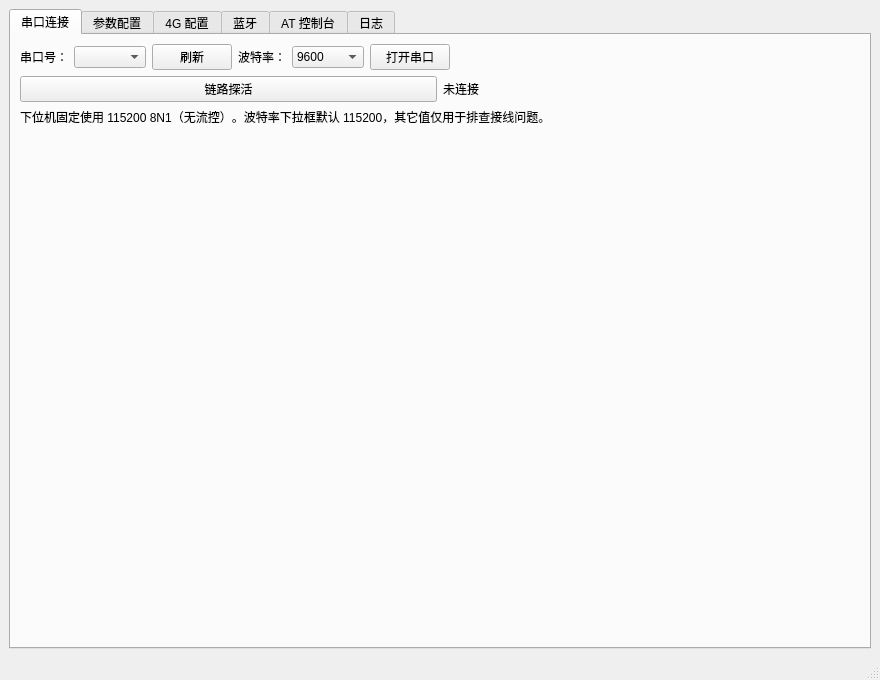
<?xml version="1.0" encoding="UTF-8"?>
<ui version="4.0">
 <class>MainWindow</class>
 <widget class="QMainWindow" name="MainWindow">
  <property name="geometry">
   <rect>
    <x>0</x>
    <y>0</y>
    <width>880</width>
    <height>680</height>
   </rect>
  </property>
  <property name="windowTitle">
   <string>下位机初始化配置工具</string>
  </property>
  <widget class="QWidget" name="centralwidget">
   <layout class="QVBoxLayout" name="centralLayout">
    <item>
     <widget class="QTabWidget" name="tabWidget">
      <property name="currentIndex">
       <number>0</number>
      </property>
      <widget class="QWidget" name="tabSerial">
       <attribute name="title">
        <string>串口连接</string>
       </attribute>
       <layout class="QVBoxLayout" name="serialLayout">
        <item>
         <layout class="QHBoxLayout" name="serialRow1">
          <item>
           <widget class="QLabel" name="labelPortName">
            <property name="text">
             <string>串口号：</string>
            </property>
           </widget>
          </item>
          <item>
           <widget class="QComboBox" name="comboPort">
            <property name="minimumWidth">
             <number>160</number>
            </property>
           </widget>
          </item>
          <item>
           <widget class="QPushButton" name="btnRefresh">
            <property name="text">
             <string>刷新</string>
            </property>
           </widget>
          </item>
          <item>
           <widget class="QLabel" name="labelBaud">
            <property name="text">
             <string>波特率：</string>
            </property>
           </widget>
          </item>
          <item>
           <widget class="QComboBox" name="comboBaud">
            <item>
             <property name="text">
              <string>9600</string>
             </property>
            </item>
            <item>
             <property name="text">
              <string>115200</string>
             </property>
            </item>
            <item>
             <property name="text">
              <string>460800</string>
             </property>
            </item>
           </widget>
          </item>
          <item>
           <widget class="QPushButton" name="btnOpen">
            <property name="text">
             <string>打开串口</string>
            </property>
           </widget>
          </item>
          <item>
           <spacer name="serialSpacer">
            <property name="orientation">
             <enum>Qt::Horizontal</enum>
            </property>
            <property name="sizeHint" stdset="0">
             <size>
              <width>40</width>
              <height>20</height>
             </size>
            </property>
           </spacer>
          </item>
         </layout>
        </item>
        <item>
         <layout class="QHBoxLayout" name="serialRow2">
          <item>
           <widget class="QPushButton" name="btnProbe">
            <property name="text">
             <string>链路探活</string>
            </property>
           </widget>
          </item>
          <item>
           <widget class="QLabel" name="labelState">
            <property name="text">
             <string>未连接</string>
            </property>
           </widget>
          </item>
         </layout>
        </item>
        <item>
         <widget class="QLabel" name="labelSerialHint">
          <property name="text">
           <string>下位机固定使用 115200 8N1（无流控）。波特率下拉框默认 115200，其它值仅用于排查接线问题。</string>
          </property>
          <property name="wordWrap">
           <bool>true</bool>
          </property>
         </widget>
        </item>
        <item>
         <spacer name="serialSpacer2">
          <property name="orientation">
           <enum>Qt::Vertical</enum>
          </property>
          <property name="sizeHint" stdset="0">
           <size>
            <width>20</width>
            <height>40</height>
           </size>
          </property>
         </spacer>
        </item>
       </layout>
      </widget>
      <widget class="QWidget" name="tabParam">
       <attribute name="title">
        <string>参数配置</string>
       </attribute>
       <layout class="QVBoxLayout" name="paramLayout">
        <item>
         <widget class="QGroupBox" name="groupGate">
          <property name="title">
           <string>闸门参数（EEPROM 0x0004–0x000C）</string>
          </property>
          <layout class="QFormLayout" name="gateForm">
           <item row="0" column="0">
            <widget class="QLabel" name="labelMotorWarningCurrUpper">
             <property name="text">
              <string>堵转电流上限（0.1A）：</string>
             </property>
            </widget>
           </item>
           <item row="0" column="1">
            <widget class="QLineEdit" name="lineMotorWarningCurrUpper"/>
           </item>
           <item row="1" column="0">
            <widget class="QLabel" name="labelGateMaxheight">
             <property name="text">
              <string>闸门全开高度（mm）：</string>
             </property>
            </widget>
           </item>
           <item row="1" column="1">
            <widget class="QLineEdit" name="lineGateMaxheight"/>
           </item>
           <item row="2" column="0">
            <widget class="QLabel" name="labelGateMaxturns">
             <property name="text">
              <string>量程圈数（螺纹圈数）：</string>
             </property>
            </widget>
           </item>
           <item row="2" column="1">
            <widget class="QLineEdit" name="lineGateMaxturns"/>
           </item>
           <item row="3" column="0">
            <widget class="QLabel" name="labelGateKaidu">
             <property name="text">
              <string>开度百分比（0-100）：</string>
             </property>
            </widget>
           </item>
           <item row="3" column="1">
            <widget class="QLineEdit" name="lineGateKaidu"/>
           </item>
           <item row="4" column="0">
            <widget class="QLabel" name="labelGateKaiduCount">
             <property name="text">
              <string>开度计数：</string>
             </property>
            </widget>
           </item>
           <item row="4" column="1">
            <widget class="QLineEdit" name="lineGateKaiduCount"/>
           </item>
          </layout>
         </widget>
        </item>
        <item>
         <widget class="QGroupBox" name="groupOta">
          <property name="title">
           <string>OTA 信息（EEPROM 200–243，整块结构体）</string>
          </property>
          <layout class="QFormLayout" name="otaForm">
           <item row="0" column="0">
            <widget class="QLabel" name="labelOtaFlag">
             <property name="text">
              <string>OTA_flag：</string>
             </property>
            </widget>
           </item>
           <item row="0" column="1">
            <layout class="QHBoxLayout" name="otaFlagRow">
             <item>
              <widget class="QLineEdit" name="lineOtaFlag"/>
             </item>
             <item>
              <widget class="QLabel" name="labelOtaFlagHex">
               <property name="text">
                <string>= -</string>
               </property>
              </widget>
             </item>
            </layout>
           </item>
           <item row="1" column="0">
            <widget class="QLabel" name="labelOtaVer">
             <property name="text">
              <string>OTA_ver：</string>
             </property>
            </widget>
           </item>
           <item row="1" column="1">
            <widget class="QLineEdit" name="lineOtaVer"/>
           </item>
           <item row="2" column="0">
            <widget class="QLabel" name="labelOtaSize">
             <property name="text">
              <string>OTA_size（只读）：</string>
             </property>
            </widget>
           </item>
           <item row="2" column="1">
            <widget class="QLineEdit" name="lineOtaSize">
             <property name="readOnly">
              <bool>true</bool>
             </property>
            </widget>
           </item>
           <item row="3" column="0">
            <widget class="QLabel" name="labelUpdateFlag">
             <property name="text">
              <string>UPDATE_flag（0/1）：</string>
             </property>
            </widget>
           </item>
           <item row="3" column="1">
            <widget class="QLineEdit" name="lineUpdateFlag"/>
           </item>
          </layout>
         </widget>
        </item>
        <item>
         <widget class="QGroupBox" name="groupMqtt">
          <property name="title">
           <string>MQTT 参数（EEPROM 64/96/128/160，各 32 字符）</string>
          </property>
          <layout class="QFormLayout" name="mqttForm">
           <item row="0" column="0">
            <widget class="QLabel" name="labelMqttProductKey">
             <property name="text">
              <string>productKey：</string>
             </property>
            </widget>
           </item>
           <item row="0" column="1">
            <widget class="QLineEdit" name="lineMqttProductKey">
             <property name="maxLength">
              <number>32</number>
             </property>
            </widget>
           </item>
           <item row="1" column="0">
            <widget class="QLabel" name="labelMqttDeviceKey">
             <property name="text">
              <string>deviceKey：</string>
             </property>
            </widget>
           </item>
           <item row="1" column="1">
            <widget class="QLineEdit" name="lineMqttDeviceKey">
             <property name="maxLength">
              <number>32</number>
             </property>
            </widget>
           </item>
           <item row="2" column="0">
            <widget class="QLabel" name="labelMqttDeviceSecret">
             <property name="text">
              <string>deviceSecret：</string>
             </property>
            </widget>
           </item>
           <item row="2" column="1">
            <widget class="QLineEdit" name="lineMqttDeviceSecret">
             <property name="maxLength">
              <number>32</number>
             </property>
            </widget>
           </item>
           <item row="3" column="0">
            <widget class="QLabel" name="labelMqttAddr">
             <property name="text">
              <string>mqtt_addr：</string>
             </property>
            </widget>
           </item>
           <item row="3" column="1">
            <widget class="QLineEdit" name="lineMqttAddr">
             <property name="maxLength">
              <number>32</number>
             </property>
            </widget>
           </item>
          </layout>
         </widget>
        </item>
        <item>
         <widget class="QLabel" name="labelParamHint">
          <property name="text">
           <string>说明：这里是下位机 EEPROM 中的参数（闸门 5 项 + OTA 4 项 + MQTT 4 项）。建议先“读取参数”再修改；“写入参数”只会下发与上次读取不同的字段。</string>
          </property>
          <property name="wordWrap">
           <bool>true</bool>
          </property>
         </widget>
        </item>
        <item>
         <layout class="QHBoxLayout" name="paramRow1">
          <item>
           <widget class="QPushButton" name="btnRead">
            <property name="text">
             <string>读取参数</string>
            </property>
           </widget>
          </item>
          <item>
           <widget class="QPushButton" name="btnWrite">
            <property name="text">
             <string>写入参数</string>
            </property>
           </widget>
          </item>
          <item>
           <spacer name="paramSpacer">
            <property name="orientation">
             <enum>Qt::Horizontal</enum>
            </property>
            <property name="sizeHint" stdset="0">
             <size>
              <width>40</width>
              <height>20</height>
             </size>
            </property>
           </spacer>
          </item>
         </layout>
        </item>
        <item>
         <spacer name="paramSpacer2">
          <property name="orientation">
           <enum>Qt::Vertical</enum>
          </property>
          <property name="sizeHint" stdset="0">
           <size>
            <width>20</width>
            <height>40</height>
           </size>
          </property>
         </spacer>
        </item>
       </layout>
      </widget>
      <widget class="QWidget" name="tab4g">
       <attribute name="title">
        <string>4G 配置</string>
       </attribute>
       <layout class="QVBoxLayout" name="g4Layout">
        <item>
        <widget class="QGroupBox" name="group4g">
          <property name="title">
           <string>重连策略（只下发到 4G 模块，不写入下位机 EEPROM）</string>
          </property>
          <layout class="QFormLayout" name="g4Form">
           <item row="0" column="0">
            <widget class="QLabel" name="labelSockRstim">
             <property name="text">
              <string>重连间隔（秒）：</string>
             </property>
            </widget>
           </item>
           <item row="0" column="1">
            <widget class="QLineEdit" name="lineSockRstim"/>
           </item>
           <item row="1" column="0">
            <widget class="QLabel" name="labelSockRsnum">
             <property name="text">
              <string>重连次数：</string>
             </property>
            </widget>
           </item>
           <item row="1" column="1">
            <widget class="QLineEdit" name="lineSockRsnum"/>
           </item>
          </layout>
         </widget>
        </item>
        <item>
         <widget class="QLabel" name="label4gHint">
          <property name="text">
           <string>说明：一键配置会读取「参数配置」页 MQTT 组的四项（productKey/deviceKey/deviceSecret/mqtt_addr，来自下位机 EEPROM），逐条下发 AT 指令到 4G 模块；productKey 在模块里没有对应参数，只体现在 13 条 topic 指令中；mqtt_addr 支持“地址:端口”或“地址,端口”。下方重连间隔/次数只用于本次下发（不写入下位机 EEPROM）：留空表示本次不下发（模块保持原值），填了则为 1–65535（0 会被模块拒绝），「全部读取」会连这两项一起从模块读回（模块支持 AT+SOCKRSTIM? / AT+SOCKRSNUM?）。</string>
          </property>
          <property name="wordWrap">
           <bool>true</bool>
          </property>
         </widget>
        </item>
        <item>
         <layout class="QHBoxLayout" name="g4Row1">
          <item>
           <widget class="QPushButton" name="btn4gPush">
            <property name="text">
             <string>全部下发（一键配置）</string>
            </property>
           </widget>
          </item>
          <item>
           <widget class="QPushButton" name="btn4gRead">
            <property name="text">
             <string>全部读取</string>
            </property>
           </widget>
          </item>
          <item>
           <widget class="QPushButton" name="btn4gStop">
            <property name="text">
             <string>停止</string>
            </property>
           </widget>
          </item>
          <item>
           <widget class="QPushButton" name="btnClear4g">
            <property name="text">
             <string>清空日志</string>
            </property>
           </widget>
          </item>
          <item>
           <spacer name="g4Spacer">
            <property name="orientation">
             <enum>Qt::Horizontal</enum>
            </property>
            <property name="sizeHint" stdset="0">
             <size>
              <width>40</width>
              <height>20</height>
             </size>
            </property>
           </spacer>
          </item>
         </layout>
        </item>
        <item>
         <layout class="QHBoxLayout" name="g4Row2">
          <item>
           <widget class="QLabel" name="labelProgress">
            <property name="text">
             <string>配置进度：</string>
            </property>
           </widget>
          </item>
          <item>
           <widget class="QProgressBar" name="progress4g">
            <property name="value">
             <number>0</number>
            </property>
           </widget>
          </item>
         </layout>
        </item>
        <item>
         <widget class="QLabel" name="label4gState">
          <property name="text">
           <string>状态：空闲</string>
          </property>
         </widget>
        </item>
        <item>
         <widget class="QPlainTextEdit" name="text4gView">
          <property name="readOnly">
           <bool>true</bool>
          </property>
         </widget>
        </item>
       </layout>
      </widget>
      <widget class="QWidget" name="tabBle">
       <attribute name="title">
        <string>蓝牙</string>
       </attribute>
       <layout class="QVBoxLayout" name="bleLayout">
        <item>
         <widget class="QGroupBox" name="groupBle">
          <property name="title">
           <string>蓝牙模块（DX-BT24，USART3 → PD8/PD9，9600 8N1）</string>
          </property>
          <layout class="QFormLayout" name="bleForm">
           <item row="0" column="0">
            <widget class="QLabel" name="labelBleAddr">
             <property name="text">
              <string>蓝牙地址：</string>
             </property>
            </widget>
           </item>
           <item row="0" column="1">
            <widget class="QLineEdit" name="lineBleAddr">
             <property name="readOnly">
              <bool>true</bool>
             </property>
            </widget>
           </item>
           <item row="1" column="0">
            <widget class="QLabel" name="labelBleName">
             <property name="text">
              <string>蓝牙名：</string>
             </property>
            </widget>
           </item>
           <item row="1" column="1">
            <widget class="QLineEdit" name="lineBleName">
             <property name="readOnly">
              <bool>true</bool>
             </property>
            </widget>
           </item>
           <item row="2" column="0">
            <widget class="QLabel" name="labelBleVersion">
             <property name="text">
              <string>版本号：</string>
             </property>
            </widget>
           </item>
           <item row="2" column="1">
            <widget class="QLineEdit" name="lineBleVersion">
             <property name="readOnly">
              <bool>true</bool>
             </property>
            </widget>
           </item>
          </layout>
         </widget>
        </item>
        <item>
         <widget class="QLabel" name="labelBleHint">
          <property name="text">
           <string>说明：读取是通过下位机把 AT 指令透传到蓝牙模块（AT+LADDR / AT+NAME / AT+VERSION）。模块只在蓝牙未被连接时才进 AT 模式——若手机正连着，读取会超时，请先断开手机；若一直超时，检查模块是否装好与 PD8(TX)/PD9(RX) 接线。</string>
          </property>
          <property name="wordWrap">
           <bool>true</bool>
          </property>
         </widget>
        </item>
        <item>
         <layout class="QHBoxLayout" name="bleRow1">
          <item>
           <widget class="QPushButton" name="btnBleAddr">
            <property name="text">
             <string>读取蓝牙地址</string>
            </property>
           </widget>
          </item>
          <item>
           <widget class="QPushButton" name="btnBleName">
            <property name="text">
             <string>读取蓝牙名</string>
            </property>
           </widget>
          </item>
          <item>
           <widget class="QPushButton" name="btnBleVersion">
            <property name="text">
             <string>读取版本</string>
            </property>
           </widget>
          </item>
          <item>
           <widget class="QPushButton" name="btnBleClearLog">
            <property name="text">
             <string>清空日志</string>
            </property>
           </widget>
          </item>
          <item>
           <spacer name="bleSpacer1">
            <property name="orientation">
             <enum>Qt::Horizontal</enum>
            </property>
            <property name="sizeHint" stdset="0">
             <size>
              <width>40</width>
              <height>20</height>
             </size>
            </property>
           </spacer>
          </item>
         </layout>
        </item>
        <item>
         <layout class="QHBoxLayout" name="bleRow2">
          <item>
           <widget class="QLabel" name="labelBleCmd">
            <property name="text">
             <string>AT 指令：</string>
            </property>
           </widget>
          </item>
          <item>
           <widget class="QLineEdit" name="lineBleCmd">
            <property name="placeholderText">
             <string>例如 AT+LADDR（无需输入结尾的 CR/LF）</string>
            </property>
           </widget>
          </item>
          <item>
           <widget class="QPushButton" name="btnBleSend">
            <property name="text">
             <string>发送</string>
            </property>
           </widget>
          </item>
         </layout>
        </item>
        <item>
         <widget class="QPlainTextEdit" name="textBleView">
          <property name="readOnly">
           <bool>true</bool>
          </property>
         </widget>
        </item>
       </layout>
      </widget>
      <widget class="QWidget" name="tabAt">
       <attribute name="title">
        <string>AT 控制台</string>
       </attribute>
       <layout class="QVBoxLayout" name="atLayout">
        <item>
         <layout class="QHBoxLayout" name="atRow1">
          <item>
           <widget class="QLabel" name="labelAtCmd">
            <property name="text">
             <string>AT 指令：</string>
            </property>
           </widget>
          </item>
          <item>
           <widget class="QLineEdit" name="lineAtCmd">
            <property name="placeholderText">
             <string>例如 usr.cn#AT+CSQ?（WH-LTE-7S1 需要 usr.cn# 前缀）</string>
            </property>
           </widget>
          </item>
          <item>
           <widget class="QPushButton" name="btnAtSend">
            <property name="text">
             <string>发送</string>
            </property>
           </widget>
          </item>
         </layout>
        </item>
        <item>
         <layout class="QHBoxLayout" name="atRow2">
          <item>
           <widget class="QPushButton" name="btnAtCsq">
            <property name="text">
             <string>信号质量 AT+CSQ</string>
            </property>
           </widget>
          </item>
          <item>
           <widget class="QPushButton" name="btnAtIccid">
            <property name="text">
             <string>SIM卡 AT+ICCID</string>
            </property>
           </widget>
          </item>
          <item>
           <widget class="QPushButton" name="btnAtCclk">
            <property name="text">
             <string>模块时间 AT+CCLK</string>
            </property>
           </widget>
          </item>
          <item>
           <widget class="QPushButton" name="btnAtMqttCid">
            <property name="text">
             <string>MQTT ID AT+MQTTCID</string>
            </property>
           </widget>
          </item>
          <item>
           <widget class="QPushButton" name="btnClearAt">
            <property name="text">
             <string>清空日志</string>
            </property>
           </widget>
          </item>
          <item>
           <spacer name="atSpacer">
            <property name="orientation">
             <enum>Qt::Horizontal</enum>
            </property>
            <property name="sizeHint" stdset="0">
             <size>
              <width>40</width>
              <height>20</height>
             </size>
            </property>
           </spacer>
          </item>
         </layout>
        </item>
        <item>
         <widget class="QPlainTextEdit" name="textAtView">
          <property name="readOnly">
           <bool>true</bool>
          </property>
         </widget>
        </item>
       </layout>
      </widget>
      <widget class="QWidget" name="tabLog">
       <attribute name="title">
        <string>日志</string>
       </attribute>
       <layout class="QVBoxLayout" name="logLayout">
        <item>
         <layout class="QHBoxLayout" name="logRow1">
          <item>
           <widget class="QCheckBox" name="checkHex">
            <property name="text">
             <string>HEX 显示</string>
            </property>
           </widget>
          </item>
          <item>
           <widget class="QPushButton" name="btnClearLog">
            <property name="text">
             <string>清空</string>
            </property>
           </widget>
          </item>
          <item>
           <widget class="QPushButton" name="btnExportLog">
            <property name="text">
             <string>导出日志</string>
            </property>
           </widget>
          </item>
          <item>
           <spacer name="logSpacer">
            <property name="orientation">
             <enum>Qt::Horizontal</enum>
            </property>
            <property name="sizeHint" stdset="0">
             <size>
              <width>40</width>
              <height>20</height>
             </size>
            </property>
           </spacer>
          </item>
         </layout>
        </item>
        <item>
         <widget class="QPlainTextEdit" name="textLogView">
          <property name="readOnly">
           <bool>true</bool>
          </property>
         </widget>
        </item>
       </layout>
      </widget>
     </widget>
    </item>
   </layout>
  </widget>
  <widget class="QStatusBar" name="statusbar"/>
 </widget>
 <resources/>
 <connections/>
</ui>
